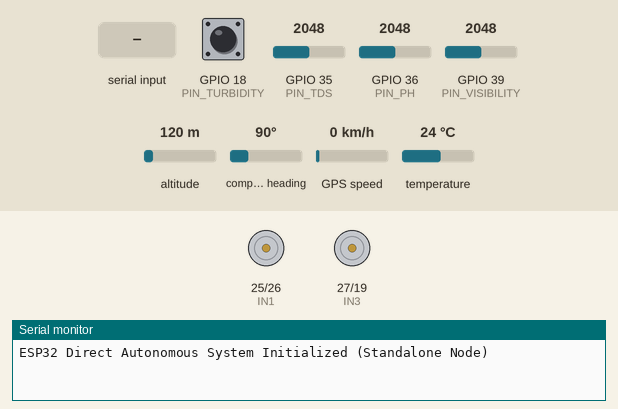
A program run on a simulated ESP32. Shown: motor-driver pin pairs drawn as motors (green arrow = first pin HIGH = forward, orange = second pin HIGH = backward, longer = more drive), the last lines printed to the serial monitor. Inputs (shaded band) come from the test bench; at power-on: GPIO 18 (PIN_TURBIDITY) HIGH, GPIO 35 (PIN_TDS) = 2048, GPIO 36 (PIN_PH) = 2048, GPIO 39 (PIN_VISIBILITY) = 2048, altitude 120 m, compass heading 90°, GPS speed 0 km/h, temperature 24 °C. The GPS gets a fix after 3 s at 37.7749, -122.4194 with 8 satellites.

Above: at 1.2 s.
1.3 s: "FWD\n" received over Serial
At 2.5 s:
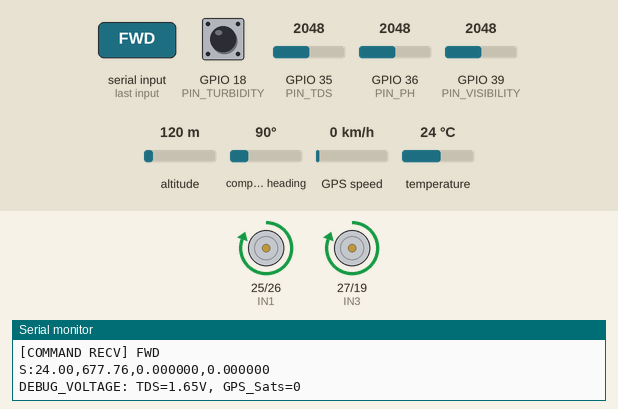
2.8 s: "BWD\n" received over Serial
At 3.7 s:
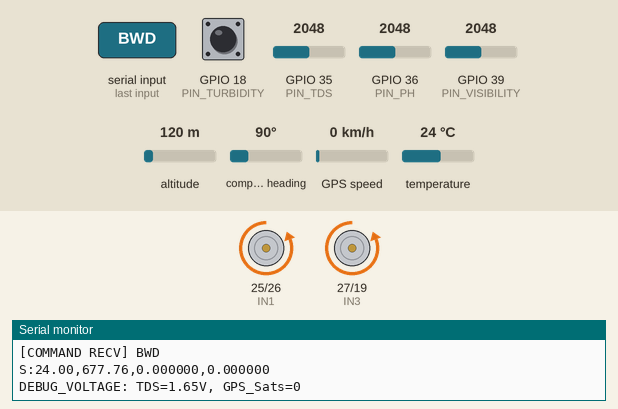
4.3 s: "LEFT\n" received over Serial
At 4.8 s:
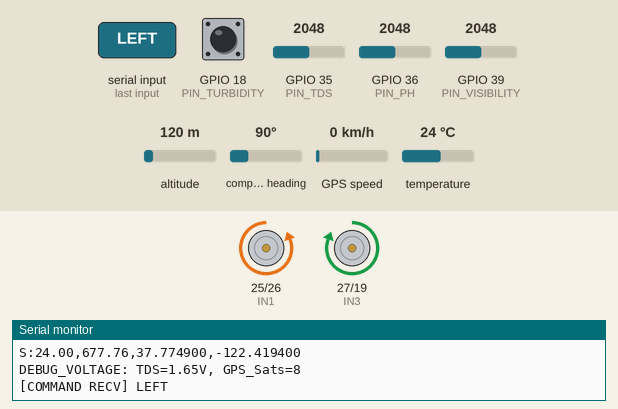
Timing chart, 0 to 7.3 s (numbered marks = the images above; inputs shaded):
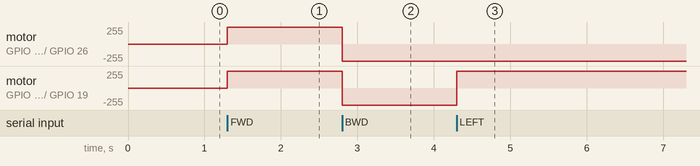

Measured:
- after the input at 1.3 s, motor on GPIO 25 (IN1) / GPIO 26 (IN2), motor on GPIO 27 (IN3) / GPIO 19 (IN4): stopped → forward 255/255 at once
- after the input at 2.8 s, motor on GPIO 25 (IN1) / GPIO 26 (IN2), motor on GPIO 27 (IN3) / GPIO 19 (IN4): forward 255/255 → backward 255/255 at once
- after the input at 4.3 s, motor on GPIO 27 (IN3) / GPIO 19 (IN4): backward 255/255 → forward 255/255 at once

The program:

main.cpp
```cpp
#include <Arduino.h>
#include <OneWire.h>
#include <DallasTemperature.h>
#include <TinyGPSPlus.h>

// --- HARDWARE PINS ---
#define ONE_WIRE_BUS 4

// Motor Driver Pins (Clean non-strapping GPIOs)
#define IN1 25
#define IN2 26
#define IN3 27
#define IN4 19

// Sensor Pins
#define PIN_PH 36
#define PIN_TDS 35
#define PIN_TURBIDITY 18 // Digital Input mode with internal pull-up (GPIO 18)
#define PIN_VISIBILITY 39

// GPS UART Pins (HardwareSerial2)
#define GPS_RX_PIN 16 // ESP32 RX2 (Connect to GPS TXD)
#define GPS_TX_PIN 17 // ESP32 TX2 (Connect to GPS RXD)

// Radio UART Pins (HardwareSerial1 - Emergency Direct LoRa)
#define RADIO_RX_PIN 32 // ESP32 RX1 (Connect to Radio TXD)
#define RADIO_TX_PIN 33 // ESP32 TX1 (Connect to Radio RXD)

// Sensors, GPS, and Radio
OneWire oneWire(ONE_WIRE_BUS);
DallasTemperature sensors(&oneWire);
TinyGPSPlus gps;
HardwareSerial RadioSerial(1);

// Timing
unsigned long lastTelemetryTime = 0;
const unsigned long TELEMETRY_INTERVAL = 1000; // Send telemetry every 1 second for faster responsive data

// Calibration Offsets
#define PH_NEUTRAL_VOLTAGE 1.50

void setupMotors() {
  pinMode(IN1, OUTPUT);
  pinMode(IN2, OUTPUT);
  pinMode(IN3, OUTPUT);
  pinMode(IN4, OUTPUT);

  digitalWrite(IN1, LOW);
  digitalWrite(IN2, LOW);
  digitalWrite(IN3, LOW);
  digitalWrite(IN4, LOW);
}

void setMotors(int left_pwm, int right_pwm) {
  // Left Motor (IN1 = HIGH, IN2 = LOW for Forward)
  if (left_pwm > 0) {
    digitalWrite(IN1, HIGH);
    digitalWrite(IN2, LOW);
  } else if (left_pwm < 0) {
    digitalWrite(IN1, LOW);
    digitalWrite(IN2, HIGH);
  } else {
    digitalWrite(IN1, LOW);
    digitalWrite(IN2, LOW);
  }

  // Right Motor (IN3 = HIGH, IN4 = LOW for Forward)
  if (right_pwm > 0) {
    digitalWrite(IN3, HIGH);
    digitalWrite(IN4, LOW);
  } else if (right_pwm < 0) {
    digitalWrite(IN3, LOW);
    digitalWrite(IN4, HIGH);
  } else {
    digitalWrite(IN3, LOW);
    digitalWrite(IN4, LOW);
  }
}

float readVoltage(int pin) {
  int raw = analogRead(pin);
  return (raw / 4095.0) * 3.3;
}

void setup() {
  Serial.begin(115200); // Debug USB Serial

  // Initialize GPS on Serial2
  Serial2.begin(9600, SERIAL_8N1, GPS_RX_PIN, GPS_TX_PIN);

  // Initialize LoRa Radio directly on Serial1
  RadioSerial.begin(9600, SERIAL_8N1, RADIO_RX_PIN, RADIO_TX_PIN);

  sensors.begin();
  sensors.setResolution(10); // 10-bit resolution (187.5ms conversion time vs 750ms 12-bit)
  setupMotors();

  pinMode(PIN_TURBIDITY, INPUT_PULLUP);

  analogSetPinAttenuation(PIN_PH, ADC_11db);
  analogSetPinAttenuation(PIN_TDS, ADC_11db);
  analogSetPinAttenuation(PIN_VISIBILITY, ADC_11db);

  Serial.println("ESP32 Direct Autonomous System Initialized (Standalone Node)");
}

void processCommand(String command) {
  command.trim();
  command.toUpperCase();
  Serial.printf("[COMMAND RECV] %s\n", command.c_str());

  if (command == "FWD" || command == "FORWARD" || command == "W") {
    setMotors(255, 255);
  } else if (command == "BWD" || command == "BACKWARD" || command == "S") {
    setMotors(-255, -255);
  } else if (command == "LEFT" || command == "A") {
    setMotors(-255, 255);
  } else if (command == "RIGHT" || command == "D") {
    setMotors(255, -255);
  } else if (command == "STOP" || command == " ") {
    setMotors(0, 0);
  } else if (command.startsWith("M:")) {
    command.remove(0, 2);
    int commaIndex = command.indexOf(',');
    if (commaIndex > 0) {
      int left_pwm = command.substring(0, commaIndex).toInt();
      int right_pwm = command.substring(commaIndex + 1).toInt();
      setMotors(left_pwm, right_pwm);
    }
  }
}

void loop() {
  // 0. CONTINUOUSLY READ GPS SENTENCES
  while (Serial2.available() > 0) {
    gps.encode(Serial2.read());
  }

  // 1. READ COMMANDS DIRECTLY FROM LORA RADIO
  if (RadioSerial.available() > 0) {
    String command = RadioSerial.readStringUntil('\n');
    processCommand(command);
  }

  // Also support local USB debugging commands
  if (Serial.available() > 0) {
    String command = Serial.readStringUntil('\n');
    processCommand(command);
  }

  // 2. BROADCAST TELEMETRY OVER RADIO & USB
  if (millis() - lastTelemetryTime >= TELEMETRY_INTERVAL) {
    lastTelemetryTime = millis();

    // -- READ TEMPERATURE --
    sensors.requestTemperatures();
    float tempC = sensors.getTempCByIndex(0);
    if (tempC == DEVICE_DISCONNECTED_C) tempC = 25.0;

    // -- READ pH --
    float phVoltage = readVoltage(PIN_PH);
    float current_ph = 7.0 - ((phVoltage - PH_NEUTRAL_VOLTAGE) * 3.1);

    // -- READ TDS --
    float tdsVoltage = readVoltage(PIN_TDS);
    float compensationCoefficient = 1.0 + 0.02 * (tempC - 25.0);
    float compensationVoltage = tdsVoltage / compensationCoefficient;
    float current_salinity = (133.42 * pow(compensationVoltage, 3) - 255.86 * pow(compensationVoltage, 2) + 857.39 * compensationVoltage) * 0.5;
    if (current_salinity < 0) current_salinity = 0;

    // -- READ TURBIDITY --
    int turbDigital = digitalRead(PIN_TURBIDITY);
    float current_turbidity = (turbDigital == HIGH) ? 0.0 : 3000.0;

    // -- READ VISIBILITY --
    float visVoltage = readVoltage(PIN_VISIBILITY);
    float current_visibility = (visVoltage / 3.3) * 100.0;

    // -- READ GPS LOCATION --
    double current_lat = gps.location.isValid() ? gps.location.lat() : 0.0;
    double current_lng = gps.location.isValid() ? gps.location.lng() : 0.0;
    int satellites = gps.satellites.isValid() ? gps.satellites.value() : 0;

    // Format telemetry string (Active sensors ONLY: Temp, Salinity, Lat, Lng)
    char teleBuf[128];
    snprintf(teleBuf, sizeof(teleBuf), "S:%.2f,%.2f,%.6f,%.6f\n",
             tempC, current_salinity, current_lat, current_lng);

    // Broadcast directly over LoRa Radio to Laptop!
    RadioSerial.print(teleBuf);

    // Print to local USB Serial for debugging
    Serial.print(teleBuf);
    Serial.printf("DEBUG_VOLTAGE: TDS=%.2fV, GPS_Sats=%d\n",
                  tdsVoltage, satellites);
  }
}
```
